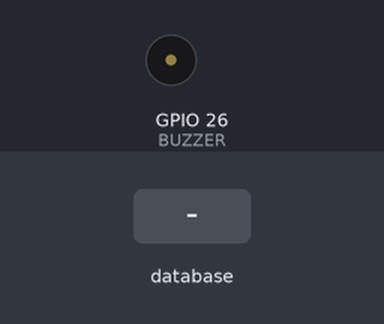
A program run on a simulated Raspberry Pi (BCM pin numbers). Parts: buzzer (waves = sounding, pin HIGH). The inputs (shaded band) are chosen by the test bench. Each call to the cloud database takes 0.3 s, and an entry nobody has set reads as its off value or as empty; what the program prints to the terminal is not drawn.

Above: at 1.2 s.
1.3 s: database entry "Alarm" set to "ON"
At 1.9 s:
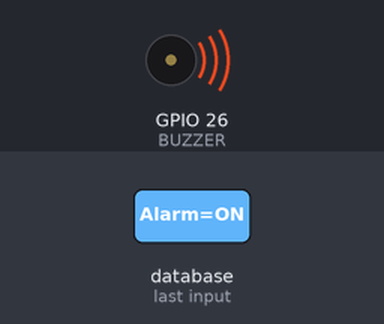
3.0 s: database entry "Alarm" set to "OFF"
At 4.3 s:
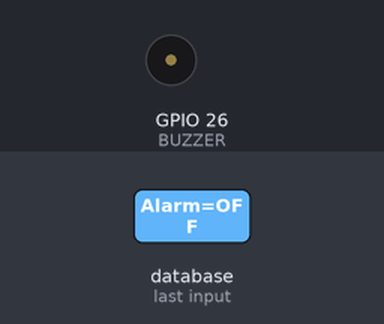
Timing chart, 0 to 6.0 s (numbered marks = the images above; inputs shaded):
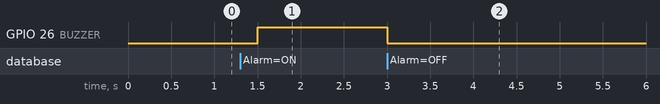

Measured:
- after the input at 1.3 s, GPIO 26 (BUZZER): LOW → HIGH after 0.20 s
- after the input at 3.0 s, GPIO 26 (BUZZER): HIGH → LOW at once

The program:

buzzer.py
```python
import RPi.GPIO as GPIO
import time

from firebase import firebase

firebase = firebase.FirebaseApplication('https://sample-raspi-3fc0b.firebaseio.com',None)

GPIO.setmode(GPIO.BCM)
GPIO.setwarnings(False)
BUZZER= 26
buzzState = False
GPIO.setup(BUZZER, GPIO.OUT)

print("buzzer")


while True:
    alarm = firebase.get("sensor/Buzzer/Alarm", None);

    if alarm == "OFF":
        GPIO.output(BUZZER, False)
    elif alarm == "ON":
        GPIO.output(BUZZER, True)
```
